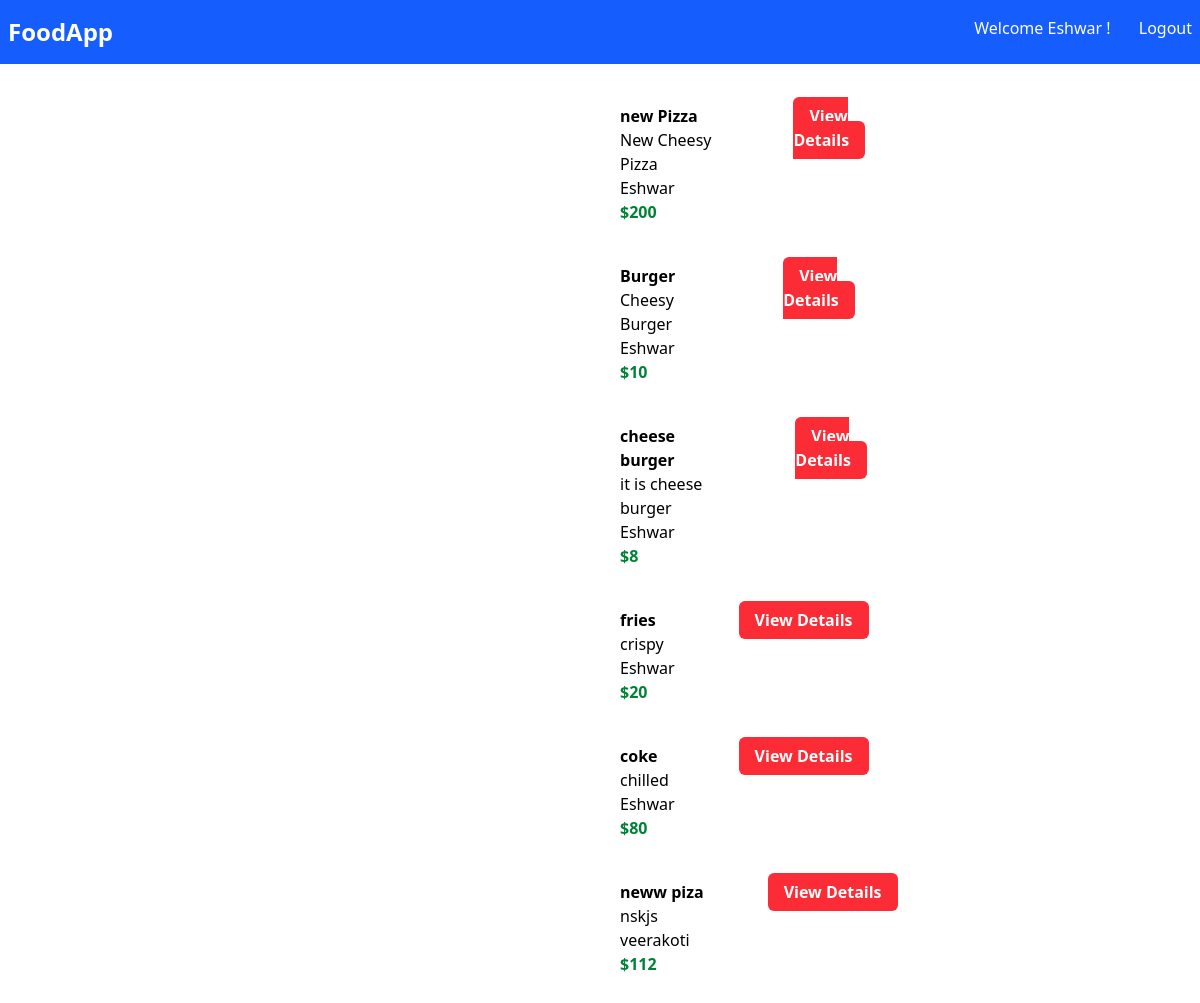
Screenshot of /myapp/ (signed in) with the database file from the repository.
### myapp/models.py (models this page shows, shortened)
class Item(models.Model):
    user_name = models.ForeignKey(User,on_delete=models.CASCADE,default=1)
    item_name = models.CharField(max_length=200)
    item_desc=models.CharField()
    item_price=models.IntegerField()
    item_image=models.CharField(max_length=500,default='https://worldfoodtour.co.uk/wp-content/uploads/2013/06/neptune-placeholder-48.jpg')

### myapp/views.py (the view)
# urls.py: path('', views.IndexClassView.as_view(), name='index'),
class IndexClassView(ListView):
     model = Item
     template_name="myapp/index.html"
     context_object_name='item_list'

### myapp/templates/myapp/index.html (shortened to what this page needs)
{% extends 'myapp/base.html' %}
{% block body %}
    <div>
        {% for item in item_list %}
        <div class="m-10 flex  w-1/2 mx-auto">
            <div>
            </div>
            <div class="mx-16">
                <div class="font-bold">{{item.item_name}}</div>
                <div>{{item.item_desc}}</div>
                <div>{{item.user_name}}</div>
                <div class="text-green-700 font-bold">${{item.item_price}}</div>
            </div>
            <div>
                <a class="bg-red-500 text-white font-bold px-4 py-2 rounded-md"  href="{% url 'myapp:detail' item.id %}">View Details</a>
            </div>
        </div>
    </div>
    {% endfor %}
{% endblock %}

### myapp/templates/myapp/base.html (shortened to what this page needs)
<!DOCTYPE html>
<html lang="en">
<head>
    <script src="https://cdn.jsdelivr.net/npm/@tailwindcss/browser@4"></script>
</head>
<body>
    <nav class="bg-blue-600 text-white">
        <div class="flex justify-between px-2 py-4">
            <a href="" class="font-bold text-2xl">FoodApp</a>
        <div class="space-x-6">
              <a href="{% url 'profile' %}">Welcome {{user.username}} !</a>
            {% if user.is_authenticated %}
               <a href="{% url 'logout' %}">Logout</a>
            {% else %}
               <a href="{% url 'login' %}">Login</a>
            {% endif %}
        </div>
        </div>
    </nav>
   {% block body %}
   {% endblock %}
</body>
</html>

### rows the page displays
Item: item_name "new Pizza", item_desc "New Cheesy Pizza", user_name "Eshwar", item_price "200"
Item: item_name "Burger", item_desc "Cheesy Burger", user_name "Eshwar", item_price "10"
Item: item_name "cheese burger", item_desc "it is cheese burger", user_name "Eshwar", item_price "8"
Item: item_name "fries", item_desc "crispy", user_name "Eshwar", item_price "20"
Item: item_name "coke", item_desc "chilled", user_name "Eshwar", item_price "80"
Item: item_name "neww piza", item_desc "nskjs", user_name "veerakoti", item_price "112"

### other values shown
{{ user.username }} "Eshwar"
